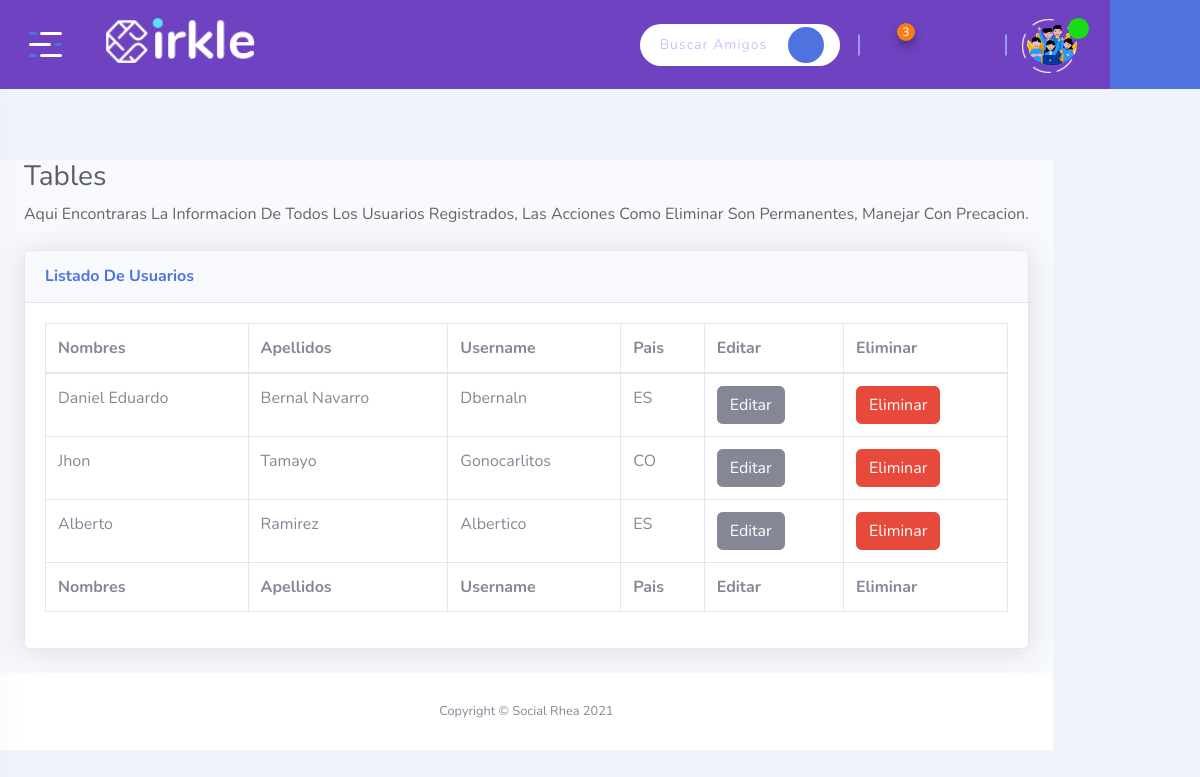
/admin/users (signed in), run on the app's committed database.
### tables this page shows
CREATE TABLE Usuario (ID_Usuario INTEGER PRIMARY KEY AUTOINCREMENT NOT NULL, Usuario VARCHAR NOT NULL UNIQUE, Contrasena VARCHAR NOT NULL, Rol INT CHECK (Rol = 0 or Rol = 1 or Rol = 2) NOT NULL, Estado INT CHECK (Estado = 0 or Estado = 1) NOT NULL, Nombres VARCHAR NOT NULL, Apellidos VARCHAR NOT NULL, Genero INT CHECK (Genero = 0 or Genero = 1 or Genero = 2) NOT NULL, Email VARCHAR NOT NULL UNIQUE, Ubicacion VARCHAR NOT NULL, Foto VARCHAR, Telefono INT NOT NULL, Fecha_Nacimiento DATE NOT NULL, Estado_Civil INT NOT NULL CHECK (Estado_Civil = 1 or Estado_Civil = 2 or Estado_Civil = 3 or Estado_Civil = 4 or Estado_Civil = 5), Fecha DATE NOT NULL DEFAULT (CURRENT_TIMESTAMP), Privacidad INT NOT NULL CHECK (Privacidad = 1 or Privacidad = 2));

### app.py (the view)
@app.route('/admin/users', methods=['GET', 'POST'])
def admin_users():
  if session['usuario']:
    dbUsuario = db.getUser(session['usuario'])
    usuarios = db.getAllUsers()
    return render_template('dashboard-users.html', usuario=dbUsuario, usuarios=usuarios, rol = dbUsuario["Rol"])

### app.py (called while the page is built)
@app.before_request
def antes_de_cada_peticion():
    ruta = request.path
    if not 'usuario' in session and ruta != "/" and ruta != "/admin-login" and ruta != "/logout" and ruta != "/registro" and not ruta.startswith("/static"):
        flash("Inicia sesión para continuar")
        return redirect("/")

### db.py (called while the page is built)
def conectar():
    dbname= 'socialrhea.db'
    conn= sqlite3.connect(dbname)
    return conn

def getUser(user):
    conn= conectar()
    try:
      conn.row_factory = sqlite3.Row
      sql = 'SELECT * FROM Usuario WHERE Usuario = ?'
      cursor = conn.execute(sql, (user,))
      resultados = (cursor.fetchone())
      cursor.close()
      conn.close()
      if not resultados:
        return False
      else:
        return resultados
    except Error as e:
      print(f"error in getUser() : {str(e)}"  )

def getAllUsers():
    conn= conectar()
    conn.row_factory = sqlite3.Row
    try:
      sql = 'SELECT * FROM Usuario WHERE Rol = ?'
      cursor= conn.execute(sql,(2,))
      resultado = (cursor.fetchall())
      if resultado:
        results = [ dict(row) for row in resultado ]
      return results
    except Error as e:
      print(f"error in getPostsFeed() : {str(e)}"  )

### templates/dashboard-users.html (shortened to what this page needs)
{% extends 'dashboard-base.html' %}
{% block contenido %}
<div class="page-content">
  <div id="content-wrapper" class="d-flex flex-column">
      <div class="container-fluid">
        <h1 class="h3 mb-2 text-gray-800">Tables</h1>
        <p class="mb-4">Aqui encontraras la informacion de todos los usuarios registrados, las Acciones como Eliminar son permanentes, manejar con precacion.</p>
        <div class="card shadow mb-4">
            <div class="card-header py-3">
                <h6 class="m-0 font-weight-bold text-primary">Listado de Usuarios</h6>
            </div>
            <div class="card-body">
                <div class="table-responsive">
                    <table class="table table-bordered" id="dataTable" width="100%" cellspacing="0">
                        <thead>
                            <tr>
                              <th>Nombres</th>
                              <th>Apellidos</th>
                              <th>Username</th>
                              <th>Pais</th>
                              <th>Editar</th>
                              <th>Eliminar</th>
                            </tr>
                        </thead>
                        <tfoot>
                            <tr>
                                <th>Nombres</th>
                                <th>Apellidos</th>
                                <th>Username</th>
                                <th>Pais</th>
                                <th>Editar</th>
                                <th>Eliminar</th>
                            </tr>
                        </tfoot>
                        <tbody>
                        {% for usr in usuarios %}
                            <tr>
                                <td>{{ usr.Nombres }}</td>
                                <td>{{ usr.Apellidos }}</td>
                                <td>{{ usr.Usuario }}</td>
                                <td>{{ usr.Ubicacion }}</td>
                                <td>
                                  <a href="/edituser/{{ usr.Usuario }}" class="btn btn-secondary ">Editar</a>
                                </td>
                                <td>
                                  <a href="/deleteuser/{{ usr.Usuario }}" class="btn btn-danger js-delete">Eliminar</a>
                                </td>
                              </tr>
                        {% endfor %}
                        </tbody>
                    </table>
                </div>
            </div>
        </div>
    </div>
      <footer class="sticky-footer bg-white">
          <div class="container my-auto">
              <div class="copyright text-center my-auto">
                  <span>Copyright &copy; Social Rhea 2021</span>
              </div>
          </div>
      </footer>
  </div>
</div>
{% endblock %}

### templates/dashboard-base.html (shortened to what this page needs)
<!DOCTYPE html>
<html class="no-js" lang="">
<head>
    <link rel="stylesheet" href="{{ url_for('static', filename='css/bootstrap.min.css' ) }}">
    <link rel="stylesheet" href="{{ url_for('static', filename='css/app.css' ) }}">
    <link rel="stylesheet" href="{{ url_for('static', filename='assets/icofont/icofont.min.css' ) }}">
    <link rel="stylesheet" href="{{ url_for('static', filename='css/sb-admin-2.min.css' ) }}">
</head>
<body class="bg-link-water">
    <div id="wrapper" class="wrapper">
        <header class="fixed-header">
            <div class="header-menu">
                <div class="navbar">
                    <div class="nav-item d-none d-sm-block">
                        <div class="header-logo">
                            <a href="/"><img src="{{ url_for('static', filename='assets/img/logo.png')}}" width="190" alt="Social Rhea"></a>
                        </div>
                    </div>
                    <div class="nav-item header-control">
                        <div class="inline-item d-none d-md-block">
                          <form action="" method="POST" class="js-search">
                            <div class="input-group">
                              <input type="text" class="form-control" name="busqueda" placeholder="Buscar Amigos.......">
                              <div class="input-group-append">
                                <input type="submit" class="submit-btn" value="" type="button"><i class="icofont-search"></i></input>
                              </div>
                            </div>
                          </form>
                        </div>
                        <div class="inline-item d-flex align-items-center">
                          <div class="dropdown dropdown-notification">
                            <button class="dropdown-toggle" type="button" data-toggle="dropdown" aria-expanded="false">
                                <i class="icofont-notification"></i><span class="notify-count">3</span>
                            </button>
                        </div>
                        <div class="dropdown dropdown-message">
                          <button class="dropdown-toggle" type="button" data-toggle="dropdown" aria-expanded="false">
                              <i class="icofont-speech-comments"></i>
                          </button>
                      </div>
                            <div class="dropdown dropdown-friend">
                                <button class="dropdown-toggle" type="button" data-toggle="dropdown" aria-expanded="false">
                                    <i class="icofont-users-alt-4"></i>
                                </button>
                            </div>
                        </div>
                        <div class="inline-item">
                            <div class="dropdown dropdown-admin">
                                <a href="/profile/{{ usuario.Usuario }}" class="dropdown-toggle"></button>
                                    <span class="media">
                                        <span class="item-img">
                                            <img src="/static/uploads/imgusuarios/{{ usuario.Foto }}" width="50" height="50" alt="{{ usuario.Nombre }}">
                                            <span class="acc-verified"><i class="icofont-check"></i></span>
                                        </span>
                                    </span>
                                  </a>
                            </div>
                        </div>
                    </div>
                </div>
            </div>
        </header>
        <div class="fixed-sidebar">
            <div class="fixed-sidebar-left small-sidebar">
                <div class="sidebar-toggle">
                    <button class="toggle-btn toggler-open">
                        <span></span>
                        <span></span>
                        <span></span>
                    </button>
                </div>
            </div>
        </div>
        <div class="fixed-sidebar right">
            <div class="fixed-sidebar-right small-sidebar">
                <div class="sidebar-toggle" id="chat-head-toggle">
                    <button class="chat-icon">
                        <i class="icofont-speech-comments"></i>
                    </button>
                </div>
            </div>
        </div>
        {% block contenido %}
        {% endblock %}
  </div>
</body>
</html>

### data on the page
Usuario: Foto (picture)
Usuario: Nombres "Daniel Eduardo", Apellidos "Bernal Navarro", Usuario "Dbernaln", Ubicacion "ES"
Usuario: Nombres "Jhon", Apellidos "Tamayo", Usuario "Gonocarlitos", Ubicacion "CO"
Usuario: Nombres "Alberto", Apellidos "Ramirez", Usuario "Albertico", Ubicacion "ES"
